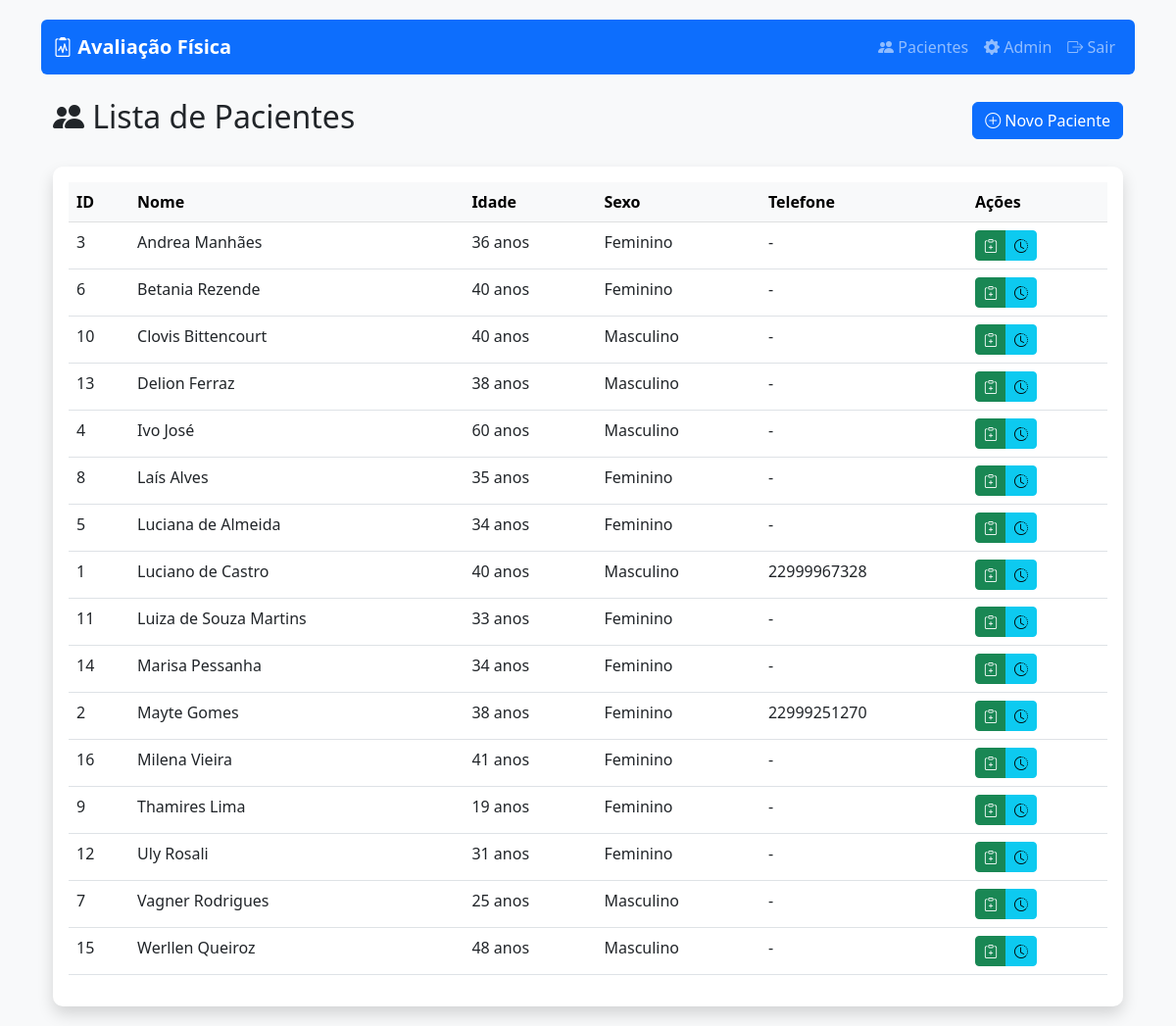
/pacientes/ (signed in), run on the app's committed database.
### avaliacao/models.py (models this page shows, shortened)
class Paciente(models.Model):
    SEXO_CHOICES = [('M', 'Masculino'), ('F', 'Feminino')]
    nome = models.CharField(max_length=100)
    sexo = models.CharField(max_length=1, choices=SEXO_CHOICES)
    data_nascimento = models.DateField()
    telefone = models.CharField(max_length=15, blank=True)
    email = models.EmailField(blank=True)
    observacoes = models.TextField(blank=True)
    @property
    def idade(self):
        hoje = date.today()
        return hoje.year - self.data_nascimento.year - (
            (hoje.month, hoje.day) < (self.data_nascimento.month, self.data_nascimento.day)
        )

### avaliacao/views.py (the view)
# urls.py: path('pacientes/', views.lista_pacientes, name='lista_pacientes'),
@login_required
def lista_pacientes(request):
    pacientes = Paciente.objects.all().order_by('nome')
    return render(request, 'avaliacao/lista_pacientes.html', {
        'pacientes': pacientes,
        'titulo': 'Lista de Pacientes'
    })

### avaliacao/templates/avaliacao/lista_pacientes.html (shortened to what this page needs)
{% extends 'avaliacao/base.html' %}
{% block content %}
<div class="container mt-4">
    <div class="d-flex justify-content-between align-items-center mb-4">
        <h2><i class="bi bi-people-fill"></i> Lista de Pacientes</h2>
        <a href="{% url 'avaliacao:novo_paciente' %}" class="btn btn-primary">
            <i class="bi bi-plus-circle"></i> Novo Paciente
        </a>
    </div>
    <div class="card shadow">
        <div class="card-body">
            <div class="table-responsive">
                <table class="table table-hover">
                    <thead class="table-light">
                        <tr>
                            <th>ID</th>
                            <th>Nome</th>
                            <th>Idade</th>
                            <th>Sexo</th>
                            <th>Telefone</th>
                            <th>Ações</th>
                        </tr>
                    </thead>
                    <tbody>
                        {% for paciente in pacientes %}
                        <tr>
                            <td>{{ paciente.id }}</td>
                            <td>{{ paciente.nome }}</td>
                            <td>{{ paciente.idade }} anos</td>
                            <td>{{ paciente.get_sexo_display }}</td>
                            <td>{{ paciente.telefone|default:"-" }}</td>
                            <td>
                                <div class="btn-group" role="group">
                                    <a href="{% url 'avaliacao:nova_avaliacao' paciente.id %}"
                                       class="btn btn-sm btn-success"
                                       title="Nova Avaliação">
                                        <i class="bi bi-clipboard-plus"></i>
                                    </a>
                                    <a href="{% url 'avaliacao:historico_avaliacoes' paciente.id %}"
                                       class="btn btn-sm btn-info"
                                       title="Ver Histórico">
                                        <i class="bi bi-clock-history"></i>
                                    </a>
                                </div>
                            </td>
                        </tr>
                        {% empty %}
                        <tr>
                            <td colspan="6" class="text-center text-muted">
                                Nenhum paciente cadastrado ainda.
                            </td>
                        </tr>
                        {% endfor %}
                    </tbody>
                </table>
            </div>
        </div>
    </div>
</div>
{% endblock %}

### avaliacao/templates/avaliacao/base.html (style rules this page uses)
body { background-color: #f8f9fa; padding-top: 20px; }
.card { border-radius: 10px; box-shadow: 0 4px 6px rgba(0, 0, 0, 0.1); margin-bottom: 20px; border: none; }

### avaliacao/templates/avaliacao/lista_pacientes.html (style rules this page uses)
.btn-group .btn { padding: 0.25rem 0.5rem; }

### data on the page
Paciente: id "3", nome "Andrea Manhães", idade "36", sexo "Feminino", telefone "-"
Paciente: id "6", nome "Betania Rezende", idade "40", sexo "Feminino", telefone "-"
Paciente: id "10", nome "Clovis Bittencourt", idade "40", sexo "Masculino", telefone "-"
Paciente: id "13", nome "Delion Ferraz", idade "38", sexo "Masculino", telefone "-"
Paciente: id "4", nome "Ivo José", idade "60", sexo "Masculino", telefone "-"
Paciente: id "8", nome "Laís Alves", idade "35", sexo "Feminino", telefone "-"
Paciente: id "5", nome "Luciana de Almeida", idade "34", sexo "Feminino", telefone "-"
Paciente: id "1", nome "Luciano de Castro", idade "40", sexo "Masculino", telefone "22999967328"
Paciente: id "11", nome "Luiza de Souza Martins", idade "33", sexo "Feminino", telefone "-"
Paciente: id "14", nome "Marisa Pessanha", idade "34", sexo "Feminino", telefone "-"
Paciente: id "2", nome "Mayte Gomes", idade "38", sexo "Feminino", telefone "22999251270"
Paciente: id "16", nome "Milena Vieira", idade "41", sexo "Feminino", telefone "-"
Paciente: id "9", nome "Thamires Lima", idade "19", sexo "Feminino", telefone "-"
Paciente: id "12", nome "Uly Rosali", idade "31", sexo "Feminino", telefone "-"
Paciente: id "7", nome "Vagner Rodrigues", idade "25", sexo "Masculino", telefone "-"
Paciente: id "15", nome "Werllen Queiroz", idade "48", sexo "Masculino", telefone "-"
